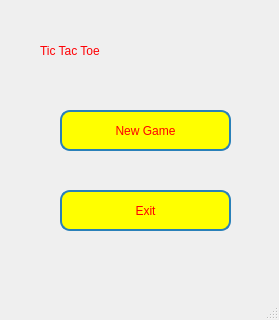
<?xml version="1.0" encoding="UTF-8"?>
<ui version="4.0">
 <class>Home</class>
 <widget class="QMainWindow" name="Home">
  <property name="geometry">
   <rect>
    <x>0</x>
    <y>0</y>
    <width>279</width>
    <height>320</height>
   </rect>
  </property>
  <property name="windowTitle">
   <string>Home</string>
  </property>
  <widget class="QWidget" name="centralwidget">
   <widget class="QLabel" name="label">
    <property name="geometry">
     <rect>
      <x>0</x>
      <y>0</y>
      <width>281</width>
      <height>281</height>
     </rect>
    </property>
    <property name="styleSheet">
     <string notr="true">background-image:url(:/images/home.jpg)</string>
    </property>
    <property name="text">
     <string/>
    </property>
   </widget>
   <widget class="QLabel" name="label_2">
    <property name="geometry">
     <rect>
      <x>40</x>
      <y>20</y>
      <width>221</width>
      <height>61</height>
     </rect>
    </property>
    <property name="styleSheet">
     <string notr="true">color: rgb(255, 0, 4);
font: 25pt &quot;Segoe Script&quot;;</string>
    </property>
    <property name="text">
     <string>Tic Tac Toe</string>
    </property>
   </widget>
   <widget class="QPushButton" name="pushButtonNewGame">
    <property name="geometry">
     <rect>
      <x>60</x>
      <y>110</y>
      <width>171</width>
      <height>41</height>
     </rect>
    </property>
    <property name="cursor">
     <cursorShape>PointingHandCursor</cursorShape>
    </property>
    <property name="styleSheet">
     <string notr="true">QPushButton {
    
	background-color: rgb(255, 255, 0);
	font: 20pt &quot;Segoe Script&quot;;
    color: red; 
    border: 2px solid #2980b9; 
    border-radius: 10px;
    padding: 5px 10px; /* Padding inside the button */
}

QPushButton:hover {
    background-color: rgb(255, 255, 153); /* Background color on hover */
}

QPushButton:pressed {
    background-color: black; 
    border: 2px solid #1a5276; 
}</string>
    </property>
    <property name="text">
     <string>New Game</string>
    </property>
   </widget>
   <widget class="QPushButton" name="pushButtonExit">
    <property name="geometry">
     <rect>
      <x>60</x>
      <y>190</y>
      <width>171</width>
      <height>41</height>
     </rect>
    </property>
    <property name="cursor">
     <cursorShape>PointingHandCursor</cursorShape>
    </property>
    <property name="styleSheet">
     <string notr="true">QPushButton {
    
	background-color: rgb(255, 255, 0);
	font: 20pt &quot;Segoe Script&quot;;
    color: red; 
    border: 2px solid #2980b9; 
    border-radius: 10px;
    padding: 5px 10px; /* Padding inside the button */
}

QPushButton:hover {
    background-color: rgb(255, 255, 153); /* Background color on hover */
}

QPushButton:pressed {
    background-color: black; 
    border: 2px solid #1a5276; 
}</string>
    </property>
    <property name="text">
     <string>Exit</string>
    </property>
   </widget>
  </widget>
  <widget class="QMenuBar" name="menubar">
   <property name="geometry">
    <rect>
     <x>0</x>
     <y>0</y>
     <width>279</width>
     <height>21</height>
    </rect>
   </property>
  </widget>
  <widget class="QStatusBar" name="statusbar"/>
 </widget>
 <resources/>
 <connections/>
</ui>
